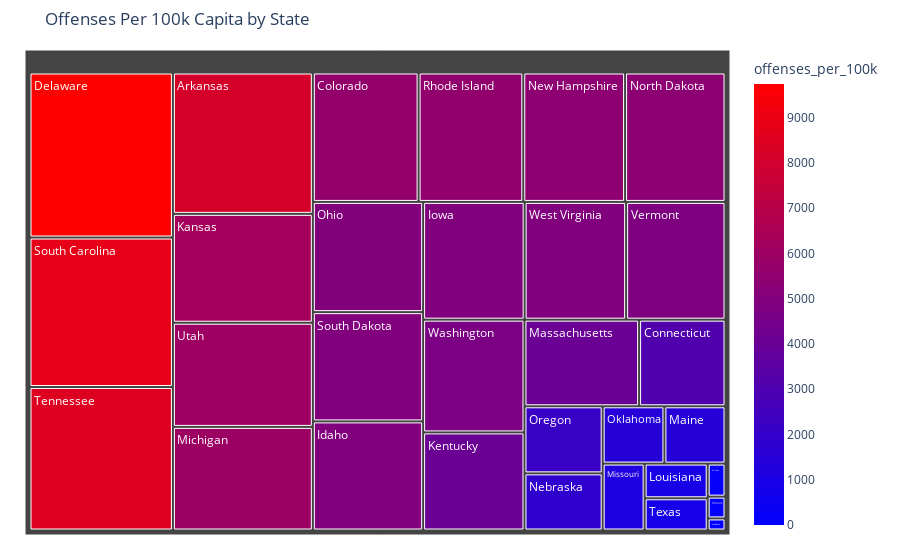

The notebook cell this image was saved under:
### Markdown cell above
## Visualization of produced data

### Code cell
import plotly.express as px

per_capita = merged_data_cleaned.groupby(['state_name'], as_index=False).agg({'offenses_per_100k':'sum'})


# Sort data for clarity
df_sorted = per_capita.sort_values('offenses_per_100k', ascending=False)
df_sorted['offenses_per_100k'] = df_sorted['offenses_per_100k'].clip(lower=1e-5)

fig = px.treemap(
    df_sorted, 
    path=['state_name'], 
    values='offenses_per_100k', 
    color='offenses_per_100k', 
    color_continuous_scale='Bluered', 
    title='Offenses Per 100k Capita by State'
)

fig.update_layout(margin=dict(t=50, l=25, r=25, b=25))
fig.show()

### Figure 1 — Plotly figure (JSON) as saved in the notebook; plotly's stock layout.template omitted (floating-point values rounded to 4 significant figures)
{"data": [{"branchvalues": "total", "customdata": [[88.41], [242.3], [8142.0], [5632.0], [3080.0], [9741.0], [1e-05], [4951.0], [159.7], [4920.0], [6272.0], [4092.0], [900.8], [1440.0], [4086.0], [5968.0], [1156.0], [1839.0], [5423.0], [5349.0], [5002.0], [1456.0], [2160.0], [0.1175], [5577.0], [8824.0], [4959.0], [8469.0], [835.7], [6000.0], [4816.0], [4703.0], [4919.0]], "domain": {"x": [0, 1], "y": [0, 1]}, "hovertemplate": "labels=%{label}<br>offenses_per_100k_sum=%{value}<br>parent=%{parent}<br>id=%{id}<br>offenses_per_100k=%{color}<extra></extra>", "ids": ["Alabama", "Arizona", "Arkansas", "Colorado", "Connecticut", "Delaware", "District of Columbia", "Idaho", "Illinois", "Iowa", "Kansas", "Kentucky", "Louisiana", "Maine", "Massachusetts", "Michigan", "Missouri", "Nebraska", "New Hampshire", "North Dakota", "Ohio", "Oklahoma", "Oregon", "Pennsylvania", "Rhode Island", "South Carolina", "South Dakota", "Tennessee", "Texas", "Utah", "Vermont", "Washington", "West Virginia"], "labels": ["Alabama", "Arizona", "Arkansas", "Colorado", "Connecticut", "Delaware", "District of Columbia", "Idaho", "Illinois", "Iowa", "Kansas", "Kentucky", "Louisiana", "Maine", "Massachusetts", "Michigan", "Missouri", "Nebraska", "New Hampshire", "North Dakota", "Ohio", "Oklahoma", "Oregon", "Pennsylvania", "Rhode Island", "South Carolina", "South Dakota", "Tennessee", "Texas", "Utah", "Vermont", "Washington", "West Virginia"], "marker": {"coloraxis": "coloraxis", "colors": [88.41, 242.3, 8142.0, 5632.0, 3080.0, 9741.0, 1e-05, 4951.0, 159.7, 4920.0, 6272.0, 4092.0, 900.8, 1440.0, 4086.0, 5968.0, 1156.0, 1839.0, 5423.0, 5349.0, 5002.0, 1456.0, 2160.0, 0.1175, 5577.0, 8824.0, 4959.0, 8469.0, 835.7, 6000.0, 4816.0, 4703.0, 4919.0]}, "name": "", "parents": ["", "", "", "", "", "", "", "", "", "", "", "", "", "", "", "", "", "", "", "", "", "", "", "", "", "", "", "", "", "", "", "", ""], "type": "treemap", "values": [88.41, 242.3, 8142.0, 5632.0, 3080.0, 9741.0, 1e-05, 4951.0, 159.7, 4920.0, 6272.0, 4092.0, 900.8, 1440.0, 4086.0, 5968.0, 1156.0, 1839.0, 5423.0, 5349.0, 5002.0, 1456.0, 2160.0, 0.1175, 5577.0, 8824.0, 4959.0, 8469.0, 835.7, 6000.0, 4816.0, 4703.0, 4919.0]}], "layout": {"coloraxis": {"colorbar": {"title": {"text": "offenses_per_100k"}}, "colorscale": [[0, "rgb(0,0,255)"], [1, "rgb(255,0,0)"]]}, "legend": {"tracegroupgap": 0}, "margin": {"b": 25, "l": 25, "r": 25, "t": 50}, "title": {"text": "Offenses Per 100k Capita by State"}}}
